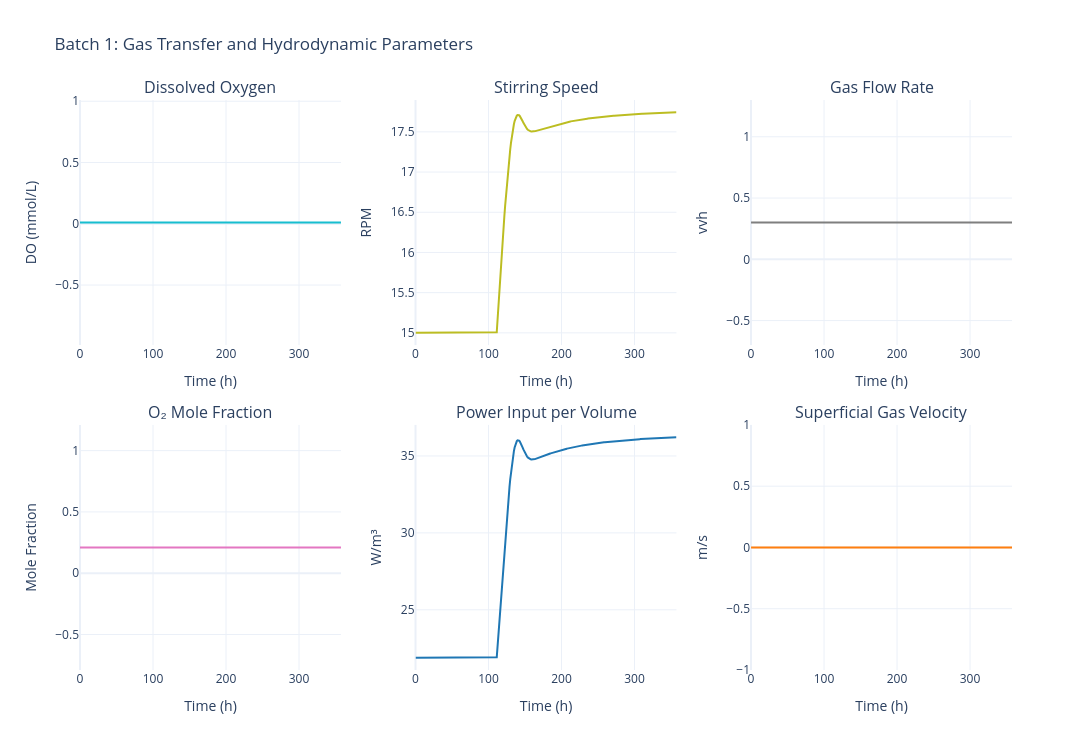

Notebook source saved alongside this figure:
### Code cell
sim.data.plot_gas_transfer()

### Figure 1 — Plotly figure (JSON) as saved in the notebook; plotly's stock layout.template omitted (floating-point values rounded to 4 significant figures; data arrays with more than 128 entries replaced by an {"elided": "..."} marker saying what was removed)
{"data": [{"hovertemplate": "Time: %{x:.1f} h<br>DO: %{y:.3f} mmol/L<extra></extra>", "line": {"color": "#17becf", "width": 2}, "mode": "lines", "name": "Dissolved O₂", "type": "scatter", "x": {"elided": "427 float values"}, "xaxis": "x", "y": {"elided": "427 float values"}, "yaxis": "y"}, {"hovertemplate": "Time: %{x:.1f} h<br>N: %{y:.1f} rpm<extra></extra>", "line": {"color": "#bcbd22", "width": 2}, "mode": "lines", "name": "Stirring Speed", "type": "scatter", "x": {"elided": "427 float values"}, "xaxis": "x2", "y": {"elided": "427 float values"}, "yaxis": "y2"}, {"hovertemplate": "Time: %{x:.1f} h<br>Fg: %{y:.3f} vvh<extra></extra>", "line": {"color": "#7f7f7f", "width": 2}, "mode": "lines", "name": "Gas Flow Rate", "type": "scatter", "x": {"elided": "427 float values"}, "xaxis": "x3", "y": {"elided": "427 float values"}, "yaxis": "y3"}, {"hovertemplate": "Time: %{x:.1f} h<br>y_O₂: %{y:.3f}<extra></extra>", "line": {"color": "#e377c2", "width": 2}, "mode": "lines", "name": "y_O₂", "type": "scatter", "x": {"elided": "427 float values"}, "xaxis": "x4", "y": {"elided": "427 float values"}, "yaxis": "y4"}, {"hovertemplate": "Time: %{x:.1f} h<br>P/V: %{y:.2f} W/m³<extra></extra>", "line": {"color": "#1f77b4", "width": 2}, "mode": "lines", "name": "P/V", "type": "scatter", "x": {"elided": "427 float values"}, "xaxis": "x5", "y": {"elided": "427 float values"}, "yaxis": "y5"}, {"hovertemplate": "Time: %{x:.1f} h<br>vₛ: %{y:.5f} m/s<extra></extra>", "line": {"color": "#ff7f0e", "width": 2}, "mode": "lines", "name": "vₛ", "type": "scatter", "x": {"elided": "427 float values"}, "xaxis": "x6", "y": {"elided": "427 float values"}, "yaxis": "y6"}], "layout": {"annotations": [{"font": {"size": 16}, "showarrow": false, "text": "Dissolved Oxygen", "x": 0.14, "xanchor": "center", "xref": "paper", "y": 1, "yanchor": "bottom", "yref": "paper"}, {"font": {"size": 16}, "showarrow": false, "text": "Stirring Speed", "x": 0.5, "xanchor": "center", "xref": "paper", "y": 1, "yanchor": "bottom", "yref": "paper"}, {"font": {"size": 16}, "showarrow": false, "text": "Gas Flow Rate", "x": 0.86, "xanchor": "center", "xref": "paper", "y": 1, "yanchor": "bottom", "yref": "paper"}, {"font": {"size": 16}, "showarrow": false, "text": "O₂ Mole Fraction", "x": 0.14, "xanchor": "center", "xref": "paper", "y": 0.43, "yanchor": "bottom", "yref": "paper"}, {"font": {"size": 16}, "showarrow": false, "text": "Power Input per Volume", "x": 0.5, "xanchor": "center", "xref": "paper", "y": 0.43, "yanchor": "bottom", "yref": "paper"}, {"font": {"size": 16}, "showarrow": false, "text": "Superficial Gas Velocity", "x": 0.86, "xanchor": "center", "xref": "paper", "y": 0.43, "yanchor": "bottom", "yref": "paper"}], "font": {"size": 12}, "height": 750, "showlegend": false, "title": {"text": "Batch 1: Gas Transfer and Hydrodynamic Parameters"}, "width": 1400, "xaxis": {"anchor": "y", "domain": [0, 0.28], "title": {"text": "Time (h)"}}, "xaxis2": {"anchor": "y2", "domain": [0.36, 0.64], "title": {"text": "Time (h)"}}, "xaxis3": {"anchor": "y3", "domain": [0.72, 1], "title": {"text": "Time (h)"}}, "xaxis4": {"anchor": "y4", "domain": [0, 0.28], "title": {"text": "Time (h)"}}, "xaxis5": {"anchor": "y5", "domain": [0.36, 0.64], "title": {"text": "Time (h)"}}, "xaxis6": {"anchor": "y6", "domain": [0.72, 1], "title": {"text": "Time (h)"}}, "yaxis": {"anchor": "x", "domain": [0.57, 1], "title": {"text": "DO (mmol/L)"}}, "yaxis2": {"anchor": "x2", "domain": [0.57, 1], "title": {"text": "RPM"}}, "yaxis3": {"anchor": "x3", "domain": [0.57, 1], "title": {"text": "vvh"}}, "yaxis4": {"anchor": "x4", "domain": [0, 0.43], "title": {"text": "Mole Fraction"}}, "yaxis5": {"anchor": "x5", "domain": [0, 0.43], "title": {"text": "W/m³"}}, "yaxis6": {"anchor": "x6", "domain": [0, 0.43], "title": {"text": "m/s"}}}}
